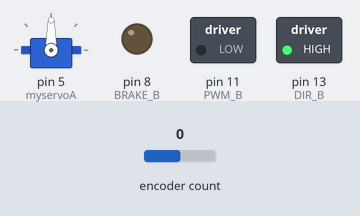
This sketch was run on a simulated Arduino Uno, built with avr-gcc and run on an emulated ATmega328P. On the bench: servo, switched loads named in the sketch (green lamp = pin HIGH), output pins drawn as LEDs (lit = HIGH). Dashed ring = blinking. The inputs (shaded band) are chosen by the test bench; at power-on: encoder count 0. What the sketch prints to the serial monitor is not drawn.

Above: at 1.05 s.
Timing chart, 0 to 4.0 s (numbered marks = the images above):
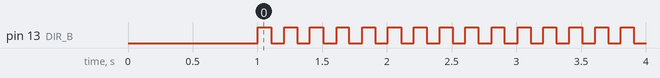

Measured:
- by itself, pin 13 (DIR_B): alternates HIGH for 0.10 s and LOW for 0.10 s

The sketch:

DCmotorIdentification.ino
```cpp
// Yoshi Ri @ Univ Tokyo
// Sep 27 2017
// output sin voltage pwm signal and get data
// confirm your arduino port and install header files  below

#include <Encoder.h>
#include <Servo.h>

// encoder count per rotation
//#define COUNTS_PER_ROTATION 18934
#define COUNTS_PER_ROTATION 17952
#define WHEEL_DIAMETER 0.11
#define METERS_PER_COUNT 3.141592 * WHEEL_DIAMETER / COUNTS_PER_ROTATION
#define RAD_PER_COUNT 2.0*3.141592  / (double) COUNTS_PER_ROTATION

#define STEP_TIME 1000 // 1sec
#define FREQ 5 // hz
#define OMEGA 2.0*3.141592*FREQ

Encoder myEnc(2, 3);

// Servo ........
Servo myservoA;

// initial values
int SteerAngle = 90;


// DC motor .......
const int
PWM_B   = 11,
DIR_B   = 13,
BRAKE_B = 8,
SNS_B   = A1;

long oldPosition  = 0;
long newPosition, dest = 0;
long prevTime, currTime, cmdTime;
long outputPWM = 0;
long timecount=0;
double Omega,Input;

void setup() {
  // Servo Motor for steering
  myservoA.attach(5);  //  Servo motor pin 5
  myservoA.write(SteerAngle);
  delay(1000);

  // DC motor for driving
  // Configure the B output
  pinMode(BRAKE_B, OUTPUT);  // Brake pin on channel B
  pinMode(DIR_B, OUTPUT);    // Direction pin on channel B
  cmdTime = millis();
  prevTime = millis();
  oldPosition = myEnc.read();
  Input = 0.0;

  //Serial.begin(9600);
  Serial.begin(38400);
}

void loop() {

  myservoA.write(SteerAngle);

  // Get data
  newPosition = myEnc.read();
  currTime = millis();
  Input = -(double)(newPosition - oldPosition) / (currTime - prevTime) * 1000; // Velocity in counts/sec
  Omega = (double)Input * RAD_PER_COUNT; // Rad/sec
  Input = Input * METERS_PER_COUNT; // Velocity in meters/sec
  if (Input > 0.5) Input = 0.5; // HotFix : Limit in case of buffer overflow. Bug
  timecount = timecount+ currTime-prevTime;
  prevTime = currTime;
  oldPosition = newPosition;

// ----------------------  Signal Generator ---------------------- //
  // for Square wave
  if(timecount < STEP_TIME ){
    outputPWM = 255;
  }else if(timecount < 2 * STEP_TIME ){
    outputPWM = -255;
  }else{
    outputPWM = 255;
    timecount = timecount- 2*STEP_TIME;
  }

  // Sin wave
  outputPWM = 255 * sin(OMEGA*float(timecount)/1000.0);

// -------------------- End of Signal Generator ---------------------- //


  // Use arduino serial monitor to get these data
  double pose = (double)newPosition * RAD_PER_COUNT;
  //Serial.print("Curr Time = ");
  Serial.println(currTime);
  //Serial.print(",");
  //Serial.print("Curr Vel = ");
  Serial.println(Omega);
  //Serial.print(",");
  //Serial.print("Curr Pos = ");
  Serial.println(pose);
  //Serial.print(",");
  //Serial.print("Curr Input = ");
  Serial.println(outputPWM);
  //Serial.println(timecount);

  if (outputPWM > 0)  {
    digitalWrite(DIR_B, HIGH);   // setting direction to HIGH the motor will spin forward
  } else  {
    digitalWrite(DIR_B, LOW);
    outputPWM = -outputPWM;
  }
  //  ===============  Switch ==================== //
  // comment out the line below to run the robot
  outputPWM = 0;
  analogWrite(PWM_B, outputPWM);     // Set the speed of the motor, 255 is the maximum value

  // choose sampling frequency? 1000hz
  delay(1);
}
```
